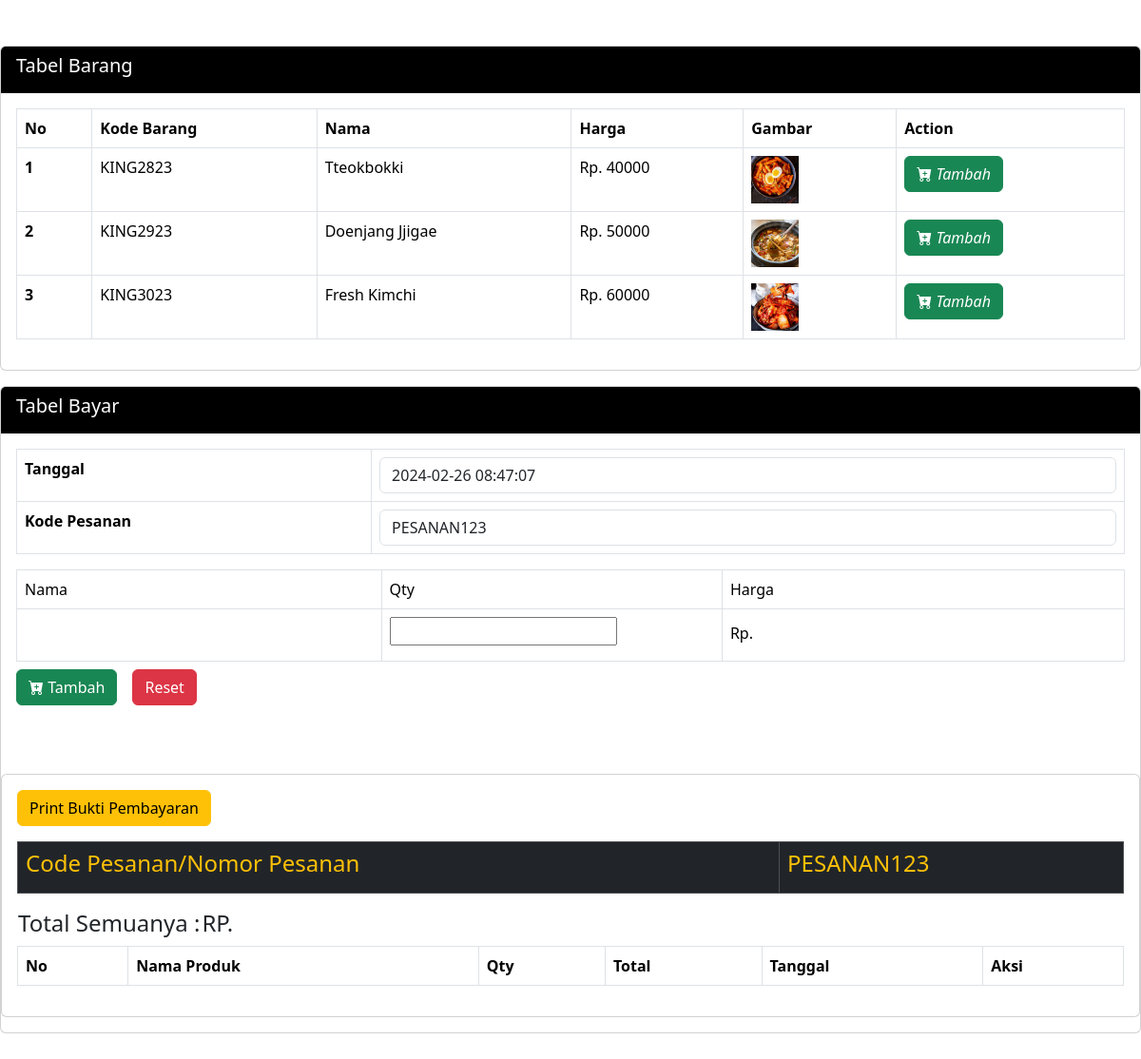
Screenshot of /app/keranjang.php (signed in) with the database file from the repository.
### tables this page shows
CREATE TABLE `menu` (
  `id` int(11) NOT NULL,
  `kode_barang` varchar(100) NOT NULL,
  `nama_produk` varchar(50) NOT NULL,
  `harga` int(100) NOT NULL,
  `detail` text NOT NULL,
  `gambar` varchar(80) NOT NULL
);

CREATE TABLE `keranjang_detail` (
  `id` int(11) NOT NULL,
  `kode_pesanan` varchar(255) NOT NULL,
  `nama_produk` varchar(255) NOT NULL,
  `qty` int(100) NOT NULL,
  `total` int(255) NOT NULL,
  `tgl` varchar(100) NOT NULL
);

### app/keranjang.php (the view, shortened to what this page needs)
<?php
include "boot.php";
?>
<div class="">
	<div class="row mt-5">
		<div class="col-sm-12">
			<div class="card card-black mb-3">
				<div class="card-header bg-black text-white">
					<h5>Tabel Barang</h5>
				</div>
				<div class="card-body">
					<table class="table table-bordered">
						<thead>
							<th>No</th>
							<th>Kode Barang</th>
							<th>Nama</th>
							<th>Harga</th>
							<th>Gambar</th>
							<th>Action</th>
						</thead>
						<?php
							include "koneksi.php";
							$tampil = $konek->query("select*from menu");
							while ($s = mysqli_fetch_array($tampil)) {
								@$no++;
						?>
						<tbody>
							<tr>
								<th scope="row"><?= $no; ?></th>
								<td><?= $s['kode_barang'] ?></td>
								<td><?= $s['nama_produk'] ?></td>
								<td>Rp. <?= $s['harga'] ?></td>
								<td><img src="img/<?= $s['gambar']; ?>" alt="..." width="50"></td>
								<td>
									<button onclick="document.location='?idb=<?=$s['kode_barang']?>'" class="btn btn-success" type="submit">
										<i class="bi bi-cart-plus-fill"> Tambah</i>
									</button>
								</td>
							</tr>
						</tbody>
						<?php
							}
						?>
					</table>
				</div>
			</div>
		</div>
		<div class="col-sm-12 mb-5">
			<div class="card card-black">
				<div class="card-header bg-black text-white">
					<h5> Tabel Bayar</h5>
				</div>
				<?php
					include "koneksi.php";
					if (!isset($_SESSION['order_code'])) {
						$kode=$konek->query("select * from keranjang_detail order by id desc");
						$kod=$kode->fetch_array();
						$new_order_code = "PESANAN" . ($kod['id'] + 1);
					}
					else {
						$new_order_code = $_SESSION['order_code'];
					}
				?>
				<form action="" method="post">
					<div class="card-body">
						<div class="table-responsive">
							<table class="table table-bordered">
								<tr>
									<td><b>Tanggal</b></td>
									<td>
										<input type="text" readonly="readonly" class="form-control" value="<?php echo date("Y-m-d H:i:s"); ?>" name="tgl">
									</td>
								</tr>
								<tr>
									<td><b>Kode Pesanan</b></td>
									<td>
										<input type="text" name="kode_pesanan" id="" readonly class="form-control"  value="<?php echo $new_order_code; ?>">
									</td>
								</tr>
							</table>
							<table class="table table-bordered w-100 mb-2" id="example1">
								<thead>
									<tr>
										<td> Nama</td>
										<td> Qty</td>
										<td> Harga</td>
									</tr>
								</thead>
								<tbody>
									<tr>
										<td> <input type="text" class="btn" name="nama_produk" value="<?=@$kodb['nama_produk']?>"></td>
										<td>
											<input type="number" name="qty" required>
										</td>
										<td>Rp. <input type="text" class="btn" name="harga_produk" value="<?=@$kodb['harga']?>"></td>
									</tr>
								</tbody>
							</table>
							<div class="row g-3 align-items-center mb-2">
								<div class="col-auto">
									<button class="btn btn-success" type="submit"><i class="bi bi-cart-plus-fill"></i> Tambah</button>
								</div>
								<div class="col-auto">
									<button class="btn btn-danger" type="reset" onclick="document.location.href='keranjang.php?reset'">Reset</button>
								</div>
							</div>
						</div>
					</div>
				</form>
				<div>
					<div class="row mt-5">
						<div class="col-sm-12">
							<div class="card card-black mb-3">
								<div class="card-body">
									<div class="row g-3 align-items-center mb-3">
										<div class="col-auto">
											<a href="bukti.php">
												<button class="btn btn-warning">
													Print Bukti Pembayaran
												</button>
											</a>
										</div>
									</div>
										<table class="table table-bordered table-dark text-warning">
											<th class="text-warning"><h4>Code Pesanan/Nomor Pesanan</h4></th>
											<th class="text-warning"><h4><?= $new_order_code ?></h4></th>
										</table>
										<table>
											<th><h4>Total Semuanya : </h4></th>
											<td colspan="2"> <h4> RP.
												<?php
												$total =  mysqli_query($konek, "SELECT SUM(total) AS value_sum FROM keranjang_detail  WHERE kode_pesanan = '$new_order_code'");
												$row = mysqli_fetch_assoc($total);
												$sum = $row['value_sum'];
												?>
                								<?php echo $sum ?></h4>
											</td>
										</table>
										<table class="table table-bordered">
											<thead>
												<th scope="col">No</tH>
												<th>Nama Produk</th>
												<th>Qty</th>
												<th>Total</th>
												<th>Tanggal</th>
												<th>Aksi</th>
											</thead>
											<?php
												include "boot.php";
											?>
										</table>
								</div>
							</div>
						</div>
					</div>
				</div>
			</div>
		</div>
	</div>
</div>

### app/boot.php (shortened to what this page needs)
<!doctype html>
<html lang="en">
  <head>
    <link href="https://cdn.jsdelivr.net/npm/bootstrap@5.3.2/dist/css/bootstrap.min.css" rel="stylesheet">
    <link rel="stylesheet" href="https://cdn.jsdelivr.net/npm/bootstrap-icons@1.11.3/font/bootstrap-icons.min.css">
  </head>

### rows the page displays
menu: kode_barang "KING2823", nama_produk "Tteokbokki", harga "40000", gambar (picture)
menu: kode_barang "KING2923", nama_produk "Doenjang Jjigae", harga "50000", gambar (picture)
menu: kode_barang "KING3023", nama_produk "Fresh Kimchi", harga "60000", gambar (picture)
keranjang_detail: kode_pesanan "PESANAN123", id "PESANAN123"
